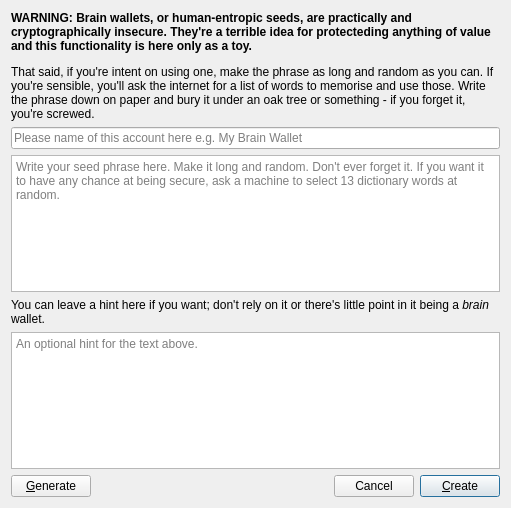
<?xml version="1.0" encoding="UTF-8"?>
<ui version="4.0">
 <class>BrainWallet</class>
 <widget class="QDialog" name="BrainWallet">
  <property name="geometry">
   <rect>
    <x>0</x>
    <y>0</y>
    <width>511</width>
    <height>508</height>
   </rect>
  </property>
  <property name="windowTitle">
   <string>Dialog</string>
  </property>
  <layout class="QVBoxLayout" name="verticalLayout">
   <item>
    <widget class="QLabel" name="label">
     <property name="text">
      <string>&lt;html&gt;&lt;head/&gt;&lt;body&gt;&lt;p&gt;&lt;span style=&quot; font-weight:600;&quot;&gt;WARNING: Brain wallets, or human-entropic seeds, are practically and cryptographically insecure. They're a terrible idea for protecteding anything of value and this functionality is here only as a toy.&lt;/span&gt;&lt;/p&gt;&lt;p&gt;That said, if you're intent on using one, make the phrase as long and random as you can. If you're sensible, you'll ask the internet for a list of words to memorise and use those. Write the phrase down on paper and bury it under an oak tree or something - if you forget it, you're screwed.&lt;/p&gt;&lt;/body&gt;&lt;/html&gt;</string>
     </property>
     <property name="wordWrap">
      <bool>true</bool>
     </property>
    </widget>
   </item>
   <item>
    <widget class="QLineEdit" name="name">
     <property name="placeholderText">
      <string>Please name of this account here e.g. My Brain Wallet</string>
     </property>
    </widget>
   </item>
   <item>
    <widget class="QTextEdit" name="seed">
     <property name="placeholderText">
      <string>Write your seed phrase here. Make it long and random. Don't ever forget it. If you want it to have any chance at being secure, ask a machine to select 13 dictionary words at random.</string>
     </property>
    </widget>
   </item>
   <item>
    <widget class="QLabel" name="label_2">
     <property name="text">
      <string>&lt;html&gt;&lt;head/&gt;&lt;body&gt;&lt;p&gt;You can leave a hint here if you want; don't rely on it or there's little point in it being a &lt;span style=&quot; font-style:italic;&quot;&gt;brain&lt;/span&gt; wallet.&lt;/p&gt;&lt;/body&gt;&lt;/html&gt;</string>
     </property>
     <property name="wordWrap">
      <bool>true</bool>
     </property>
    </widget>
   </item>
   <item>
    <widget class="QTextEdit" name="hint">
     <property name="placeholderText">
      <string>An optional hint for the text above.</string>
     </property>
    </widget>
   </item>
   <item>
    <layout class="QHBoxLayout" name="horizontalLayout">
     <item>
      <widget class="QPushButton" name="generate">
       <property name="text">
        <string>&amp;Generate</string>
       </property>
      </widget>
     </item>
     <item>
      <spacer name="horizontalSpacer">
       <property name="orientation">
        <enum>Qt::Horizontal</enum>
       </property>
       <property name="sizeHint" stdset="0">
        <size>
         <width>40</width>
         <height>20</height>
        </size>
       </property>
      </spacer>
     </item>
     <item>
      <widget class="QPushButton" name="cancel">
       <property name="text">
        <string>Cancel</string>
       </property>
      </widget>
     </item>
     <item>
      <widget class="QPushButton" name="create">
       <property name="text">
        <string>&amp;Create</string>
       </property>
       <property name="default">
        <bool>true</bool>
       </property>
      </widget>
     </item>
    </layout>
   </item>
  </layout>
 </widget>
 <resources/>
 <connections>
  <connection>
   <sender>create</sender>
   <signal>clicked()</signal>
   <receiver>BrainWallet</receiver>
   <slot>accept()</slot>
   <hints>
    <hint type="sourcelabel">
     <x>462</x>
     <y>484</y>
    </hint>
    <hint type="destinationlabel">
     <x>449</x>
     <y>504</y>
    </hint>
   </hints>
  </connection>
  <connection>
   <sender>cancel</sender>
   <signal>clicked()</signal>
   <receiver>BrainWallet</receiver>
   <slot>reject()</slot>
   <hints>
    <hint type="sourcelabel">
     <x>381</x>
     <y>483</y>
    </hint>
    <hint type="destinationlabel">
     <x>351</x>
     <y>506</y>
    </hint>
   </hints>
  </connection>
 </connections>
</ui>
